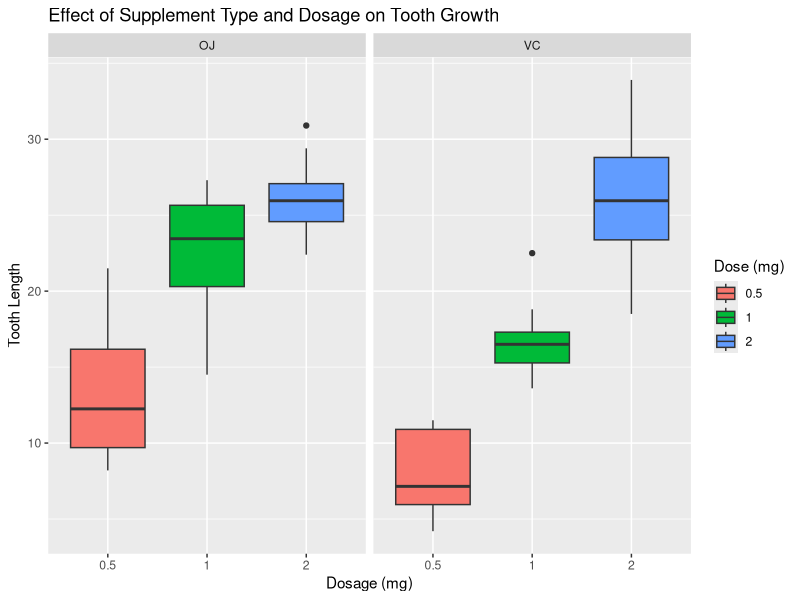

Generate this figure with R:
#tooth.R

## Load ToothGrowth data and perform exploratory data analyses
library(datasets)
data(ToothGrowth)
dim(ToothGrowth)

head(ToothGrowth)

## Provide a basic summary of the data.
summary(ToothGrowth)

# get statistical information about lengths
c(
	round(
		mean(ToothGrowth$len),
		3
	),
	round(
		sd(ToothGrowth$len),
		3
	),
	round(
		var(ToothGrowth$len),
		3
	)
)

# Turn dosages into factors
ToothGrowth$dose <- as.factor(ToothGrowth$dose)
summary(ToothGrowth)

# Use confidence intervals and/or hypothesis tests to compare tooth growth by supp and dose. (Only use the techniques from class, even if there’s other approaches worth considering)

library(ggplot2)

ggplot(
	ToothGrowth,
	aes(
		x=factor(dose),
		y=len,
		fill=factor(dose)
	)
) + 
    geom_boxplot(notch=F) +
    facet_grid(.~supp) +
    scale_x_discrete("Dosage (mg)") +   
    scale_y_continuous("Tooth Length") +  
    scale_fill_discrete(name="Dose (mg)") + 
    ggtitle("Effect of Supplement Type and Dosage on Tooth Growth")


#library(ggplot2)
#t = ToothGrowth
#levels(t$supp) <- c("Orange Juice", "Ascorbic Acid")
#ggplot(t, aes(x=factor(dose), y=len)) + 
#  facet_grid(.~supp) +
#  geom_boxplot(aes(fill = supp), show.legend = FALSE) +
#  labs(title="Guinea pig tooth length by dosage for each type of supplement", 
#    x="Dose (mg/day)",
#    y="Tooth Length")

